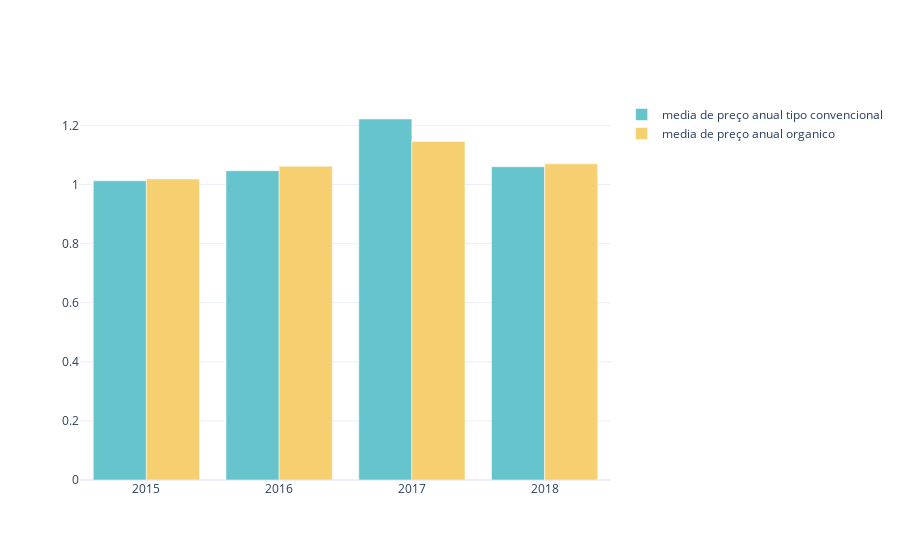

The notebook cell this image was saved under:
### Code cell
mask_estados = (df.type == 'conventional') & df.region.isin(lista_estados)
mask_regiao = (df.type == 'conventional') & df.region.isin(lista_regioes)
mask_total = (df.type == 'conventional') & (df.region == 'TotalUS')


average_price_total   = df.loc[mask_total,['date','average_price']].groupby('date')['average_price'].mean()  
average_price_estados = df.loc[mask_regiao, ['date','average_price']].groupby('date')['average_price'].mean()
average_price_regioes = df.loc[mask_estados,['date','average_price']].groupby('date')['average_price'].mean()

average_price_regioes = average_price_regioes.groupby(average_price_regioes.index.year).mean()
average_price_estados = average_price_estados.groupby(average_price_estados.index.year).mean()
average_price_total = average_price_total.groupby(average_price_total.index.year).mean()

_df = df.sample(frac=0.3)

mask_estados = (_df.type == 'conventional') & df.region.isin(lista_estados)
mask_regiao  = (_df.type == 'conventional') & df.region.isin(lista_regioes)
mask_total   = (_df.type == 'conventional') & (df.region == 'TotalUS')


_average_price_total    = _df.loc[mask_total,['date','average_price']].groupby('date')['average_price'].mean()  
_average_price_estados  = _df.loc[mask_regiao, ['date','average_price']].groupby('date')['average_price'].mean()
_average_price_regioes  = _df.loc[mask_estados,['date','average_price']].groupby('date')['average_price'].mean()

_average_price_regioes  = _average_price_regioes.groupby(_average_price_regioes.index.year).mean()
_average_price_estados  = _average_price_estados.groupby(_average_price_estados.index.year).mean()
_average_price_total    = _average_price_total.groupby(_average_price_total.index.year).mean()


fig = make_subplots(rows=1,cols=1)

fig.add_trace(
    go.Bar(
        x=average_price_total.index,
        y=average_price_total,
        name="media de preço anual tipo convencional",
        marker=dict(color=CORES_PASTEL[0])
    ),row=1,col=1
)

#fig.add_trace(
#    go.Bar(
#        x=average_price_regioes.index,
#        y=average_price_regioes
#    ),row=2,col=1
#)
#
#fig.add_trace(
#    go.Bar(
#        x=average_price_estados.index,
#        y=average_price_estados
#    ),row=3,col=1
#)

# Sample



fig.add_trace(
    go.Bar(
        x=_average_price_total.index,
        y=_average_price_total,
        name="media de preço anual organico",
        marker=dict(color=CORES_PASTEL[1])
    ),row=1,col=1
)

#fig.add_trace(
#    go.Bar(
#        x=_average_price_regioes.index,
#        y=_average_price_regioes
#    ),row=2,col=1
#)
#
#fig.add_trace(
#    go.Bar(
#        x=_average_price_estados.index,
#        y=_average_price_estados
#    ),row=3,col=1
#)

### Figure 1 — Plotly figure (JSON) as saved in the notebook; plotly's stock layout.template omitted (floating-point values rounded to 4 significant figures)
{"data": [{"marker": {"color": "rgb(102, 197, 204)"}, "name": "media de preço anual tipo convencional", "type": "bar", "x": [2015, 2016, 2017, 2018], "xaxis": "x", "y": [1.012, 1.047, 1.222, 1.06], "yaxis": "y"}, {"marker": {"color": "rgb(246, 207, 113)"}, "name": "media de preço anual organico", "type": "bar", "x": [2015, 2016, 2017, 2018], "xaxis": "x", "y": [1.019, 1.062, 1.145, 1.07], "yaxis": "y"}], "layout": {"xaxis": {"anchor": "y", "domain": [0, 1]}, "yaxis": {"anchor": "x", "domain": [0, 1]}}}
